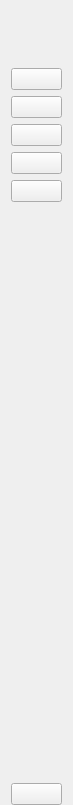
      <widget class="QWidget" name="icon_menu_widget" native="true">
       <property name="sizePolicy">
        <sizepolicy hsizetype="Preferred" vsizetype="Preferred">
         <horstretch>0</horstretch>
         <verstretch>0</verstretch>
        </sizepolicy>
       </property>
       <property name="maximumSize">
        <size>
         <width>63</width>
         <height>16777215</height>
        </size>
       </property>
       <property name="styleSheet">
        <string notr="true">#icon_menu_widget {
	background-color: rgb(69, 104, 130);
}

#icon_menu_widget QPushButton {
	border:none;
	border-radius: 3px;
	text-align: left;
	padding: 8px 0px 8px 10px;
}

#icon_menu_widget QPushButton:hover {
	background-color: rgb(87, 133, 165, 0.5);
}</string>
       </property>
       <layout class="QVBoxLayout" name="verticalLayout_3">
        <property name="bottomMargin">
         <number>0</number>
        </property>
        <item>
         <widget class="QLabel" name="label">
          <property name="sizePolicy">
           <sizepolicy hsizetype="Fixed" vsizetype="Fixed">
            <horstretch>0</horstretch>
            <verstretch>0</verstretch>
           </sizepolicy>
          </property>
          <property name="minimumSize">
           <size>
            <width>51</width>
            <height>41</height>
           </size>
          </property>
          <property name="maximumSize">
           <size>
            <width>51</width>
            <height>41</height>
           </size>
          </property>
          <property name="text">
           <string/>
          </property>
          <property name="pixmap">
           <pixmap resource="icons.qrc">:/icons_60px/icons/AU_logo.png</pixmap>
          </property>
          <property name="scaledContents">
           <bool>true</bool>
          </property>
         </widget>
        </item>
        <item>
         <layout class="QVBoxLayout" name="verticalLayout">
          <property name="topMargin">
           <number>10</number>
          </property>
          <item>
           <widget class="QPushButton" name="btn_home_L">
            <property name="styleSheet">
             <string notr="true"/>
            </property>
            <property name="text">
             <string/>
            </property>
            <property name="icon">
             <iconset resource="icons.qrc">
              <normaloff>:/icons_60px/icons/home.svg</normaloff>:/icons_60px/icons/home.svg</iconset>
            </property>
            <property name="iconSize">
             <size>
              <width>25</width>
              <height>25</height>
             </size>
            </property>
            <property name="checkable">
             <bool>true</bool>
            </property>
            <property name="autoExclusive">
             <bool>true</bool>
            </property>
           </widget>
          </item>
          <item>
           <widget class="QPushButton" name="btn_monitoring_L">
            <property name="text">
             <string/>
            </property>
            <property name="icon">
             <iconset resource="icons.qrc">
              <normaloff>:/icons_60px/icons/monitor.svg</normaloff>:/icons_60px/icons/monitor.svg</iconset>
            </property>
            <property name="iconSize">
             <size>
              <width>25</width>
              <height>25</height>
             </size>
            </property>
            <property name="checkable">
             <bool>true</bool>
            </property>
            <property name="autoExclusive">
             <bool>true</bool>
            </property>
           </widget>
          </item>
          <item>
           <widget class="QPushButton" name="btn_config_L">
            <property name="text">
             <string/>
            </property>
            <property name="icon">
             <iconset resource="icons.qrc">
              <normaloff>:/icons_60px/icons/sliders.svg</normaloff>:/icons_60px/icons/sliders.svg</iconset>
            </property>
            <property name="iconSize">
             <size>
              <width>25</width>
              <height>25</height>
             </size>
            </property>
            <property name="checkable">
             <bool>true</bool>
            </property>
            <property name="autoExclusive">
             <bool>true</bool>
            </property>
           </widget>
          </item>
          <item>
           <widget class="QPushButton" name="btn_protocol_L">
            <property name="text">
             <string/>
            </property>
            <property name="icon">
             <iconset resource="icons.qrc">
              <normaloff>:/icons_60px/icons/table.svg</normaloff>:/icons_60px/icons/table.svg</iconset>
            </property>
            <property name="iconSize">
             <size>
              <width>25</width>
              <height>25</height>
             </size>
            </property>
            <property name="checkable">
             <bool>true</bool>
            </property>
            <property name="autoExclusive">
             <bool>true</bool>
            </property>
           </widget>
          </item>
          <item>
           <widget class="QPushButton" name="btn_update_L">
            <property name="text">
             <string/>
            </property>
            <property name="icon">
             <iconset resource="icons.qrc">
              <normaloff>:/icons_60px/icons/cpu.svg</normaloff>:/icons_60px/icons/cpu.svg</iconset>
            </property>
            <property name="iconSize">
             <size>
              <width>25</width>
              <height>25</height>
             </size>
            </property>
            <property name="checkable">
             <bool>true</bool>
            </property>
            <property name="autoExclusive">
             <bool>true</bool>
            </property>
           </widget>
          </item>
         </layout>
        </item>
        <item>
         <spacer name="verticalSpacer">
          <property name="orientation">
           <enum>Qt::Vertical</enum>
          </property>
          <property name="sizeType">
           <enum>QSizePolicy::Expanding</enum>
          </property>
          <property name="sizeHint" stdset="0">
           <size>
            <width>14</width>
            <height>575</height>
           </size>
          </property>
         </spacer>
        </item>
        <item>
         <widget class="QPushButton" name="btn_setting_L">
          <property name="text">
           <string/>
          </property>
          <property name="icon">
           <iconset resource="icons.qrc">
            <normaloff>:/icons_60px/icons/settings.svg</normaloff>:/icons_60px/icons/settings.svg</iconset>
          </property>
          <property name="iconSize">
           <size>
            <width>25</width>
            <height>25</height>
           </size>
          </property>
          <property name="checkable">
           <bool>true</bool>
          </property>
         </widget>
        </item>
       </layout>
      </widget>
